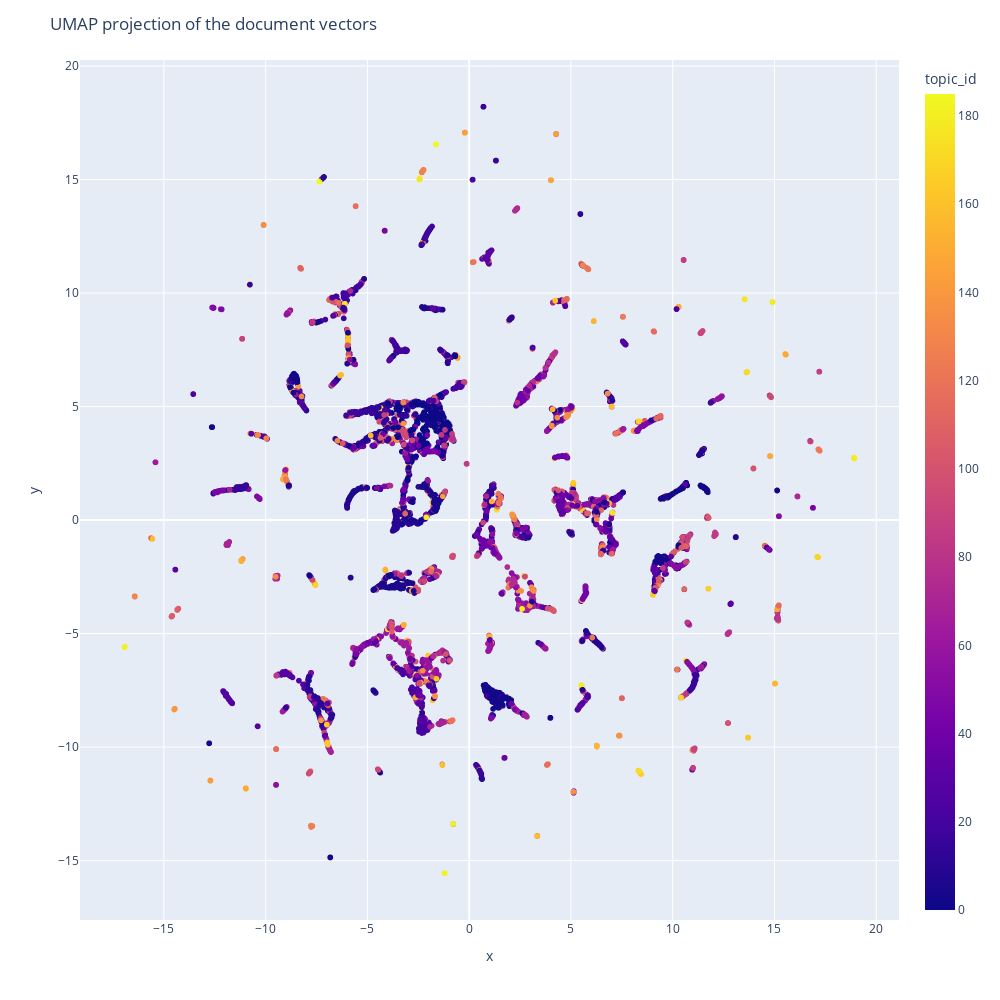

Notebook cell for this chart:
### Code cell
fig = px.scatter(
    df, 
    x=clusterable_embedding[:, 0], 
    y=clusterable_embedding[:, 1], 
    color='topic_id',  # Specify the column for color
    hover_data=['topic_id', 'doi']
)

fig.update_layout(
    autosize=False,
    width=1000,
    height=1000,
    title="UMAP projection of the document vectors"
)

fig.show()
fig.write_html("interactive-plot.html")
#when hover over the dots, the topic id and doi will show up as well as x and y coordinates

### Figure 1 — Plotly figure (JSON) as saved in the notebook; plotly's stock layout.template omitted (floating-point values rounded to 4 significant figures; data arrays with more than 128 entries replaced by an {"elided": "..."} marker saying what was removed)
{"data": [{"customdata": {"elided": "15000x2 mixed values"}, "hovertemplate": "x=%{x}<br>y=%{y}<br>topic_id=%{marker.color}<br>doi=%{customdata[1]}<extra></extra>", "legendgroup": "", "marker": {"color": {"elided": "15000 int values"}, "coloraxis": "coloraxis", "symbol": "circle"}, "mode": "markers", "name": "", "showlegend": false, "type": "scattergl", "x": {"elided": "15000 float values"}, "xaxis": "x", "y": {"elided": "15000 float values"}, "yaxis": "y"}], "layout": {"autosize": false, "coloraxis": {"colorbar": {"title": {"text": "topic_id"}}, "colorscale": [[0, "#0d0887"], [0.1111, "#46039f"], [0.2222, "#7201a8"], [0.3333, "#9c179e"], [0.4444, "#bd3786"], [0.5556, "#d8576b"], [0.6667, "#ed7953"], [0.7778, "#fb9f3a"], [0.8889, "#fdca26"], [1, "#f0f921"]]}, "height": 1000, "legend": {"tracegroupgap": 0}, "margin": {"t": 60}, "title": {"text": "UMAP projection of the document vectors"}, "width": 1000, "xaxis": {"anchor": "y", "domain": [0, 1], "title": {"text": "x"}}, "yaxis": {"anchor": "x", "domain": [0, 1], "title": {"text": "y"}}}}
